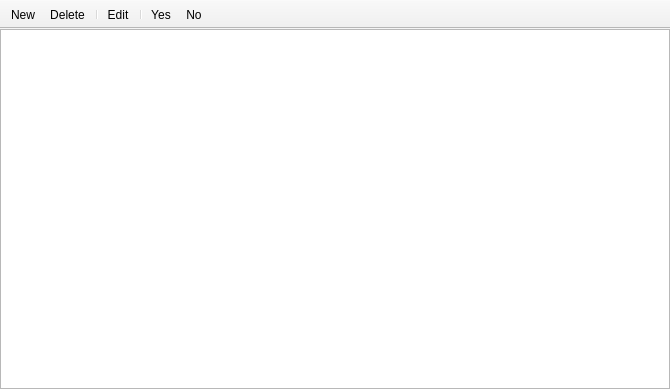
<?xml version="1.0" encoding="UTF-8"?>
<ui version="4.0">
 <class>ViewDepartments</class>
 <widget class="QMainWindow" name="ViewDepartments">
  <property name="geometry">
   <rect>
    <x>0</x>
    <y>0</y>
    <width>670</width>
    <height>389</height>
   </rect>
  </property>
  <property name="windowTitle">
   <string>MainWindow</string>
  </property>
  <property name="toolTip">
   <string/>
  </property>
  <widget class="QWidget" name="centralwidget">
   <layout class="QGridLayout" name="gridLayout">
    <property name="leftMargin">
     <number>0</number>
    </property>
    <property name="topMargin">
     <number>0</number>
    </property>
    <property name="rightMargin">
     <number>0</number>
    </property>
    <property name="bottomMargin">
     <number>0</number>
    </property>
    <item row="0" column="0">
     <widget class="QTableView" name="tableView">
      <property name="minimumSize">
       <size>
        <width>550</width>
        <height>200</height>
       </size>
      </property>
      <property name="styleSheet">
       <string notr="true">QTableView{
border-width:2px
}</string>
      </property>
     </widget>
    </item>
   </layout>
  </widget>
  <widget class="QToolBar" name="toolBar">
   <property name="windowTitle">
    <string>toolBar</string>
   </property>
   <property name="toolTip">
    <string/>
   </property>
   <property name="movable">
    <bool>false</bool>
   </property>
   <attribute name="toolBarArea">
    <enum>TopToolBarArea</enum>
   </attribute>
   <attribute name="toolBarBreak">
    <bool>false</bool>
   </attribute>
   <addaction name="action_New"/>
   <addaction name="action_Delete"/>
   <addaction name="separator"/>
   <addaction name="action_Edit"/>
   <addaction name="separator"/>
   <addaction name="action_Yes"/>
   <addaction name="action_No"/>
  </widget>
  <action name="action_New">
   <property name="icon">
    <iconset resource="../resources/ViewWindowRes.qrc">
     <normaloff>:/images/plus.png</normaloff>:/images/plus.png</iconset>
   </property>
   <property name="text">
    <string>&amp;New</string>
   </property>
   <property name="toolTip">
    <string>Добавить</string>
   </property>
  </action>
  <action name="action_Delete">
   <property name="icon">
    <iconset resource="../resources/ViewWindowRes.qrc">
     <normaloff>:/images/trash.png</normaloff>:/images/trash.png</iconset>
   </property>
   <property name="text">
    <string>&amp;Delete</string>
   </property>
   <property name="toolTip">
    <string>Удалить</string>
   </property>
  </action>
  <action name="action_Edit">
   <property name="icon">
    <iconset resource="../resources/ViewWindowRes.qrc">
     <normaloff>:/images/note.png</normaloff>:/images/note.png</iconset>
   </property>
   <property name="text">
    <string>&amp;Edit</string>
   </property>
   <property name="toolTip">
    <string>Редактировать</string>
   </property>
  </action>
  <action name="action_Yes">
   <property name="icon">
    <iconset resource="../resources/ViewWindowRes.qrc">
     <normaloff>:/images/check.png</normaloff>:/images/check.png</iconset>
   </property>
   <property name="text">
    <string>&amp;Yes</string>
   </property>
   <property name="toolTip">
    <string>Применить</string>
   </property>
  </action>
  <action name="action_No">
   <property name="icon">
    <iconset resource="../resources/ViewWindowRes.qrc">
     <normaloff>:/images/close.png</normaloff>:/images/close.png</iconset>
   </property>
   <property name="text">
    <string>&amp;No</string>
   </property>
   <property name="toolTip">
    <string>Отменить</string>
   </property>
  </action>
 </widget>
 <resources>
  <include location="../resources/ViewWindowRes.qrc"/>
 </resources>
 <connections/>
</ui>
